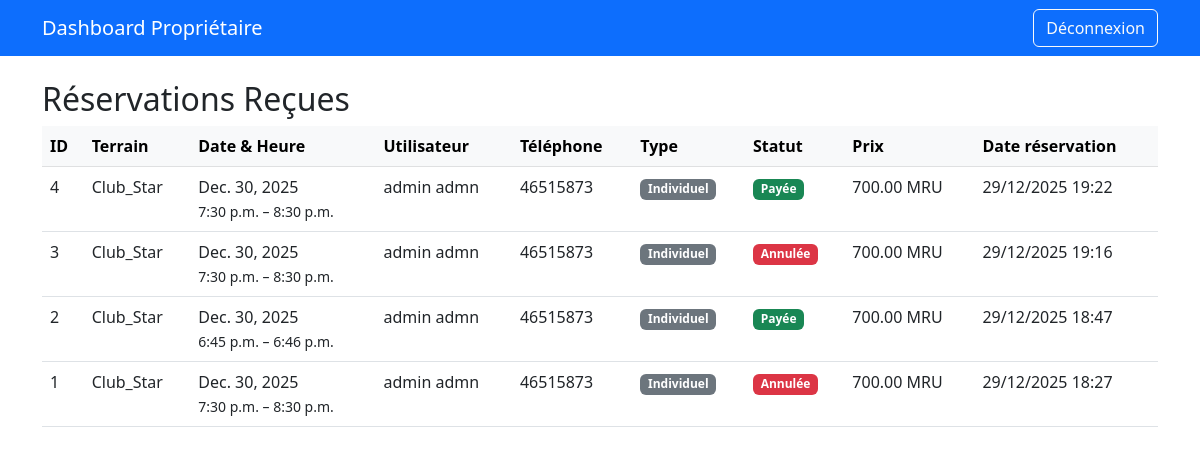
The app's page /owner/reservations/ (signed in) with its own data.
### reservations/models.py (models this page shows)
class Reservation(models.Model):
    class Type(models.TextChoices):
        INDIVIDUELLE = "INDIVIDUELLE"
        GROUPE = "GROUPE"
        ORGANISATION = "ORGANISATION"
    class Statut(models.TextChoices):
        EN_ATTENTE = "EN_ATTENTE"
        CONFIRMEE = "CONFIRMEE"
        ANNULEE = "ANNULEE"
        PAYEE = "PAYEE"
        REMBOURSEE = "REMBOURSEE"
    utilisateur = models.ForeignKey(
        User,
        on_delete=models.CASCADE,
        limit_choices_to={'type_utilisateur': User.Type.STANDARD}
    )
    creneau = models.ForeignKey(CreneauHoraire, on_delete=models.CASCADE)
    groupe = models.ForeignKey(Groupe, on_delete=models.SET_NULL, null=True, blank=True)
    type_reservation = models.CharField(max_length=20, choices=Type.choices)
    statut = models.CharField(max_length=20, choices=Statut.choices, default=Statut.EN_ATTENTE)
    prix_total = models.DecimalField(max_digits=10, decimal_places=2)
    date_creation = models.DateTimeField(auto_now_add=True)
    date_modification = models.DateTimeField(auto_now=True)

### terrains/models.py (models this page shows, shortened)
class CreneauHoraire(models.Model):
    terrain = models.ForeignKey(Terrain, related_name='creneaux', on_delete=models.CASCADE)
    heure_debut = models.TimeField()
    heure_fin = models.TimeField()
    tarif = models.DecimalField(max_digits=10, decimal_places=2)
    date = models.DateField()
    disponible = models.BooleanField(default=True)
    class Meta:
        unique_together = ('terrain', 'date', 'heure_debut')
        verbose_name = "Créneau Horaire"
        verbose_name_plural = "Créneaux Horaires"

class Terrain(models.Model):
    nom = models.CharField(max_length=100)
    adresse = models.CharField(max_length=255)
    latitude = models.DecimalField(max_digits=9, decimal_places=6)
    longitude = models.DecimalField(max_digits=9, decimal_places=6)
    proprietaire = models.ForeignKey(
        User,
        on_delete=models.CASCADE,
        limit_choices_to={'type_utilisateur': User.Type.PROPRIETAIRE}
    )
    image_url = models.URLField(blank=True)
    note_moyenne = models.FloatField(default=0.0)
    valide = models.BooleanField(default=False, verbose_name="Validé par l'admin")
    date_validation = models.DateTimeField(null=True, blank=True)

### accounts/models.py (models this page shows, shortened)
class User(AbstractUser):
    class Type(models.TextChoices):
        ADMIN = "ADMIN", "Administrateur"
        PROPRIETAIRE = "PROPRIETAIRE", "Propriétaire de terrain"
        STANDARD = "STANDARD", "Utilisateur standard"
    username = None  # 🔥 supprimé
    telephone = models.CharField(max_length=15, unique=True)
    type_utilisateur = models.CharField(
        max_length=20,
        choices=Type.choices,
        default=Type.STANDARD
    )
    USERNAME_FIELD = 'telephone'
    REQUIRED_FIELDS = ['first_name', 'last_name']
    objects = UserManager()  # 🔥 OBLIGATOIRE

### owner/views.py (the view)
# urls.py: path('reservations/', views.reservation_list, name='reservation_list'),
@login_required
def reservation_list(request):
    reservations = Reservation.objects.filter(
        creneau__terrain__proprietaire=request.user
    ).select_related(
        'utilisateur', 'creneau', 'creneau__terrain'
    ).order_by('-date_creation')
    return render(request, 'owner/reservation_list.html', {'reservations': reservations})

### owner/templates/owner/reservation_list.html (shortened to what this page needs)
{% extends 'owner/base.html' %}
{% block content %}
<h2>Réservations Reçues</h2>
{% if reservations %}
  <div class="table-responsive">
    <table class="table table-hover">
      <thead class="table-light">
        <tr>
          <th>ID</th>
          <th>Terrain</th>
          <th>Date & Heure</th>
          <th>Utilisateur</th>
          <th>Téléphone</th>
          <th>Type</th>
          <th>Statut</th>
          <th>Prix</th>
          <th>Date réservation</th>
        </tr>
      </thead>
      <tbody>
        {% for resa in reservations %}
          <tr>
            <td>{{ resa.id }}</td>
            <td>{{ resa.creneau.terrain.nom }}</td>
            <td>
              {{ resa.creneau.date }}<br>
              <small>{{ resa.creneau.heure_debut }} – {{ resa.creneau.heure_fin }}</small>
            </td>
            <td>{{ resa.utilisateur.get_full_name|default:"-" }}</td>
            <td>{{ resa.utilisateur.telephone }}</td>
            <td>
              {% if resa.type_reservation == "GROUPE" %}
                <span class="badge bg-info">Groupe</span>
              {% elif resa.type_reservation == "ORGANISATION" %}
                <span class="badge bg-warning">Organisation</span>
              {% else %}
                <span class="badge bg-secondary">Individuel</span>
              {% endif %}
            </td>
            <td>
              {% if resa.statut == "PAYEE" %}
                <span class="badge bg-success">Payée</span>
              {% elif resa.statut == "CONFIRMEE" %}
                <span class="badge bg-primary">Confirmée</span>
              {% elif resa.statut == "ANNULEE" or resa.statut == "REMBOURSEE" %}
                <span class="badge bg-danger">Annulée</span>
              {% else %}
                <span class="badge bg-warning">En attente</span>
              {% endif %}
            </td>
            <td>{{ resa.prix_total }} MRU</td>
            <td>{{ resa.date_creation|date:"d/m/Y H:i" }}</td>
          </tr>
        {% endfor %}
      </tbody>
    </table>
  </div>
{% else %}
  <div class="alert alert-info">Aucune réservation pour le moment.</div>
{% endif %}
{% endblock %}

### records on screen
Reservation: id "4", creneau.terrain.nom "Club_Star", creneau "Dec. 30, 2025", creneau.heure_debut "7:30 p.m.", creneau.heure_fin "8:30 p.m.", utilisateur.get_full_name "admin admn", utilisateur.telephone "46515873", type_reservation "Individuel", statut "Payée", prix_total "700.00", date_creation "29/12/2025 19:22"
Reservation: id "3", creneau.terrain.nom "Club_Star", creneau "Dec. 30, 2025", creneau.heure_debut "7:30 p.m.", creneau.heure_fin "8:30 p.m.", utilisateur.get_full_name "admin admn", utilisateur.telephone "46515873", type_reservation "Individuel", statut "Annulée", prix_total "700.00", date_creation "29/12/2025 19:16"
Reservation: id "2", creneau.terrain.nom "Club_Star", creneau "Dec. 30, 2025", creneau.heure_debut "6:45 p.m.", creneau.heure_fin "6:46 p.m.", utilisateur.get_full_name "admin admn", utilisateur.telephone "46515873", type_reservation "Individuel", statut "Payée", prix_total "700.00", date_creation "29/12/2025 18:47"
Reservation: id "1", creneau.terrain.nom "Club_Star", creneau "Dec. 30, 2025", creneau.heure_debut "7:30 p.m.", creneau.heure_fin "8:30 p.m.", utilisateur.get_full_name "admin admn", utilisateur.telephone "46515873", type_reservation "Individuel", statut "Annulée", prix_total "700.00", date_creation "29/12/2025 18:27"
